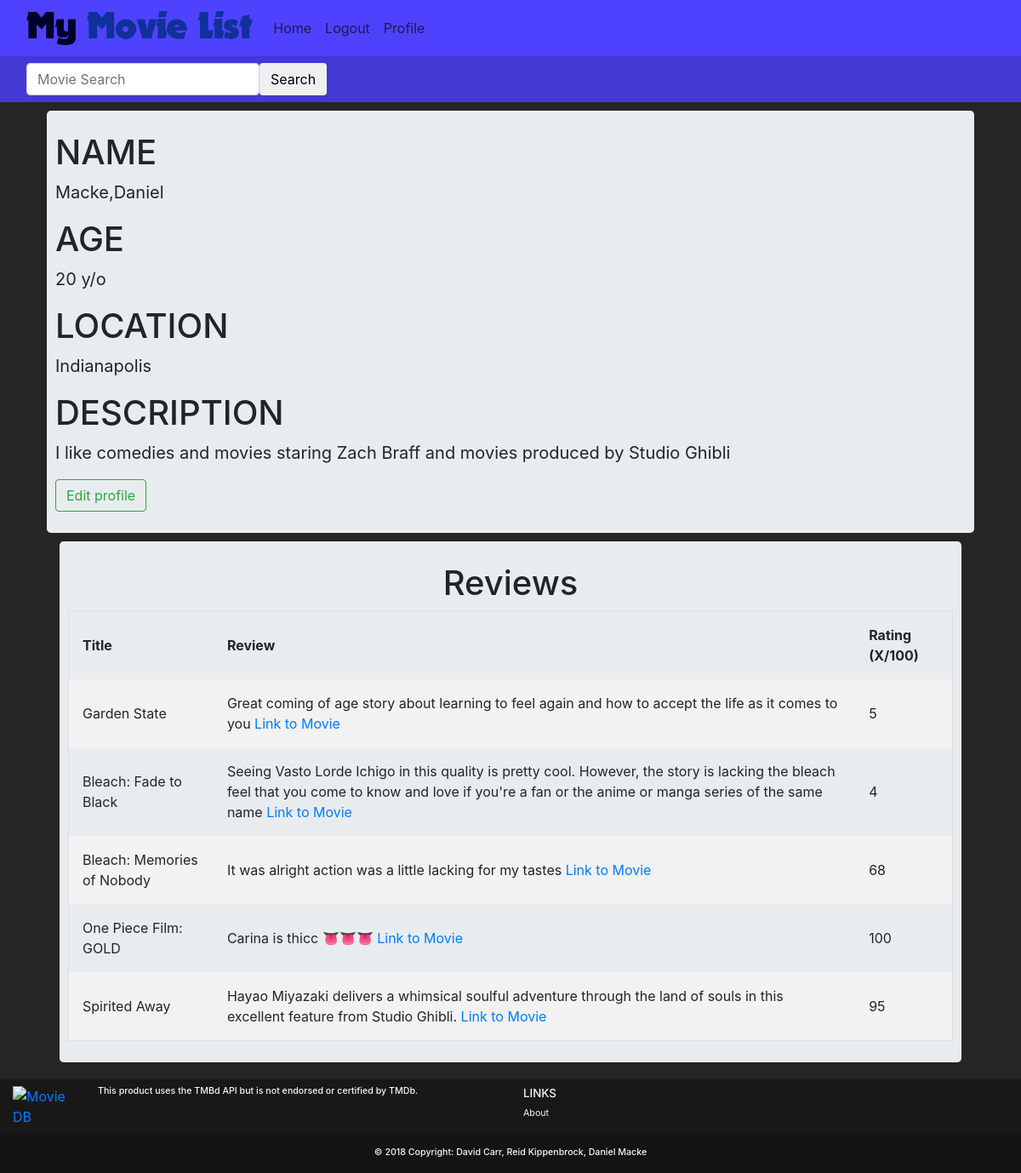
The app's page /account/profile/ (signed in), older data.
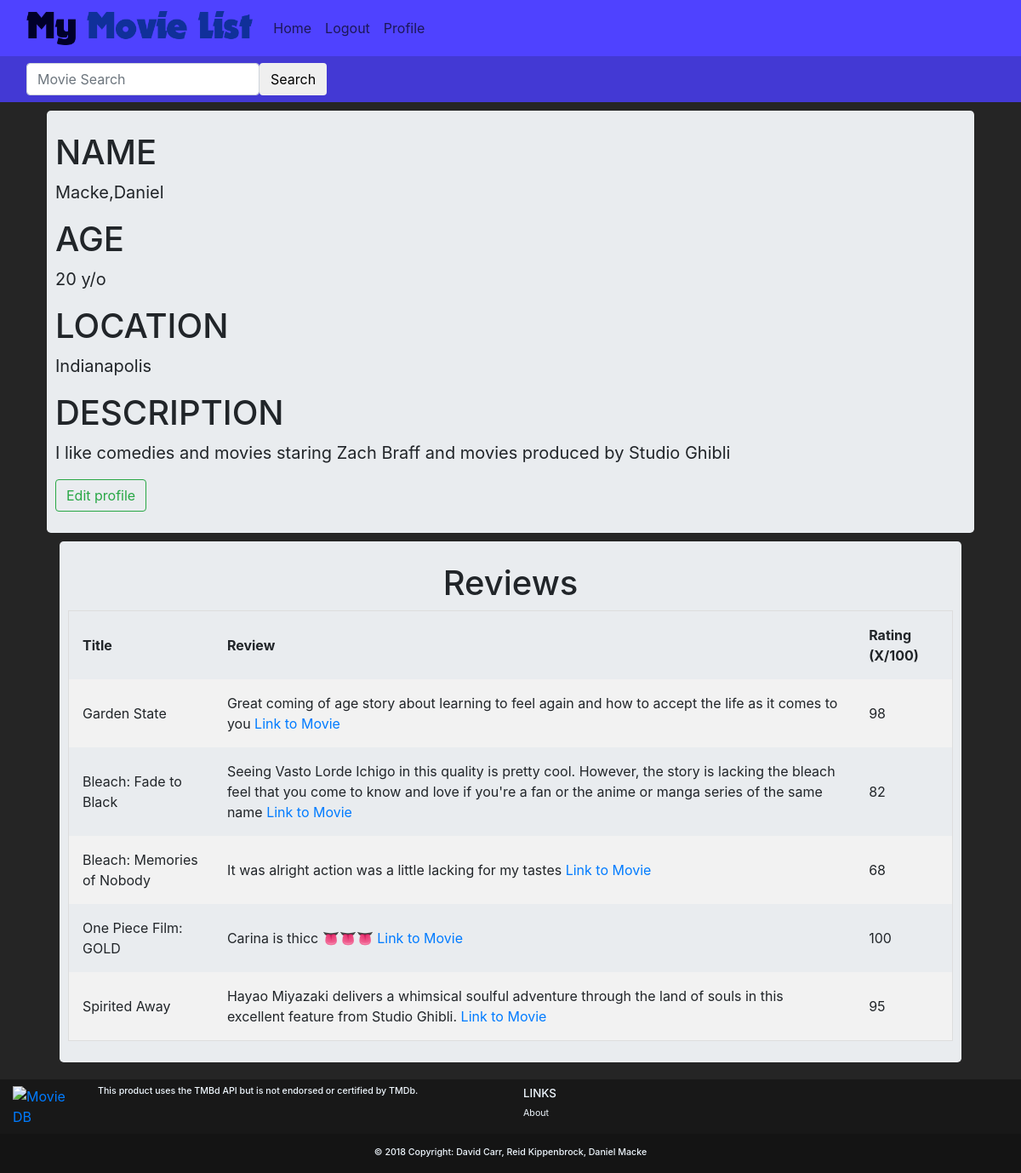
The same page, newer data.
### movies/models.py (models this page shows)
class MovieReview(models.Model):
    user = models.ForeignKey(User,on_delete=models.CASCADE,default=1)
    movie_id = models.IntegerField(default=0)
    movie_title = models.CharField(max_length=50, default='')
    rating = models.IntegerField(
        default=0,
        validators=[
            MaxValueValidator(100),
            MinValueValidator(0)
        ]
    )
    review = models.CharField(max_length=1000, default='')

### accounts/views.py (the view)
# urls.py: path('profile/', views.view_profile, name='view_profile'),
def view_profile(request):
    if not request.user.is_authenticated:
        return redirect('/account/login')
    movie_reviews = MovieReview.objects.filter(user=request.user)
    args = {'User': request.user,'reviews': movie_reviews}
    return render(request, 'accounts/profile.html', args)

### accounts/templates/accounts/profile.html (shortened to what this page needs)
{% extends 'base.html' %}
{%block body%}
<div class="container">
  <div class="jumbotron">
    <h1 class="text-uppercase">
      name
    </h1>
    <p style="font-size:125%;">
      {{User.last_name}},{{User.first_name}}
    </p>
    <h1 class="text-uppercase">
      Age
    </h1>
    <p style="font-size:125%;">
      {{User.userprofile.age}} y/o
    </p>
    <h1 class="text-uppercase">
      Location
    </h1>
    <p style="font-size:125%;">
      {{User.userprofile.city}}
    </p>
    <h1 class="text-uppercase">
      description
    </h1>
    <p style="font-size:125%;">
      {{User.userprofile.description}}
    </p>
    <a href="/account/profile/edit" class="btn btn-outline-success">
      Edit profile
    </a>
  </div>
  <div class="container-fluid">
    <div class="jumbotron">
      <h1 class="text-center">Reviews</h1>
      <div style="overflow-x:auto;">
      <table id="ReviewTable">
        <tr>
          <th onclick="sortTable(0)">Title</th>
          <th>Review</th>
          <th onclick="sortTable(2)">Rating (X/100)</th>
        </tr>
      {%for review in reviews%}
      <tr>
        <td>{{review.movie_title}}</td>
        <td>{{review.review}} <a href="/movies/?movie_id={{review.movie_id}}">Link to Movie</a></td>
        <td>{{review.rating}}</td>
      </tr>
      {%endfor%}
    </table>
  </div>
  </div>
</div>
</div>
{%endblock%}

Row changes from the older to the newer data that the page shows:
changed MovieReview "Garden State": rating "5" → "98"
changed MovieReview "Bleach: Fade to Black": rating "4" → "82"
